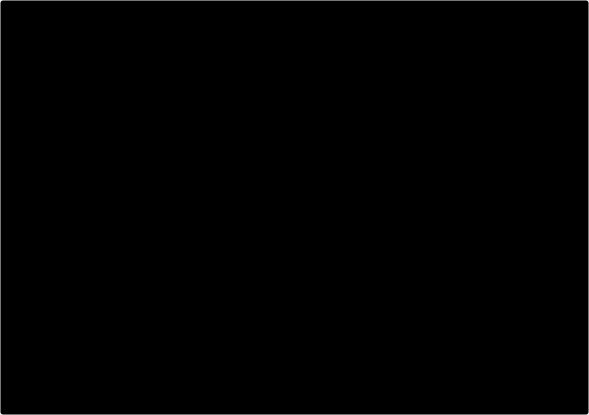
<?xml version="1.0" encoding="UTF-8"?>
<ui version="4.0">
 <class>VTKWindow</class>
 <widget class="QWidget" name="VTKWindow">
  <property name="geometry">
   <rect>
    <x>0</x>
    <y>0</y>
    <width>589</width>
    <height>415</height>
   </rect>
  </property>
  <property name="mouseTracking">
   <bool>true</bool>
  </property>
  <property name="windowTitle">
   <string>Form</string>
  </property>
  <property name="styleSheet">
   <string notr="true">/*------------------------------------全局样式-----------------------------------------*/
QWidget{font: 12px;color:#DCDCDC;font-family:'微软雅黑';}
QFrame{border-radius:5px;}
/*QScrollBar*/
QScrollArea{border:none}
QScrollBar{border:none;background:transparent;}
QScrollBar::add-line:vertical {
background:none;
border:none;
}

QScrollBar::sub-line:vertical {
background:none;
border:none;
}

QScrollBar::add-page:vertical {
background:transparent;
border:none;
}

QScrollBar::sub-page:vertical {
background:transparent;
border:none;
}
QScrollBar::add-page,QScrollBar::sub-page{background:transparent;}
QScrollBar::add-line,QScrollBar::sub-line { background: none; }
QScrollBar::handle{ background:rgba(91, 100, 116, 0.5); border-radius: 3px; width:4px;}
QScrollBar:vertical{width:8px;padding-left:1px;padding-right:1px;}
QScrollBar:horizontal{height:7px;padding-top:1px;padding-bottom:1px;}
QScrollBar::handle:vertical:hover { 
border-radius: 3px;
background:#e6e6e6;
width:6px;
}
QScrollBar::handle:vertical:pressed {
border-radius: 3px;
background:#a5a5a5;
width:6px;
}

QPushButton,QToolButton
{background:rgba(0,0,0,0); }


QScrollBar#verticalScrollBar{
background-color:qlineargradient(spread:pad,x1:0, y1:1, x2:1, y2:1,stop:0 #232323,stop:0.5 #121212,stop:1 #232323);
border-radius:3px;
border:1px solid #232323;}

#renderWindow{
background-color:#000000;
border-radius:3px;
border:1px solid transparent;}

#sliderWindow,#operatorWindow{
background-color:#000000;;border-radius:3px;}</string>
  </property>
  <layout class="QVBoxLayout" name="verticalLayout">
   <property name="spacing">
    <number>0</number>
   </property>
   <property name="leftMargin">
    <number>0</number>
   </property>
   <property name="topMargin">
    <number>0</number>
   </property>
   <property name="rightMargin">
    <number>0</number>
   </property>
   <property name="bottomMargin">
    <number>0</number>
   </property>
   <item>
    <widget class="QWidget" name="renderWindow" native="true">
     <property name="mouseTracking">
      <bool>true</bool>
     </property>
    </widget>
   </item>
  </layout>
 </widget>
 <resources/>
 <connections/>
</ui>
